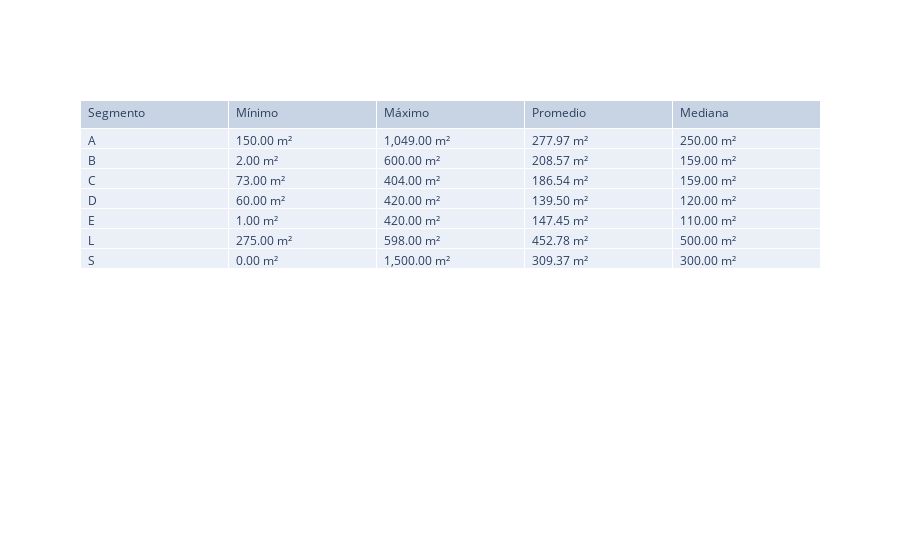

Notebook code cell kept with this figure:
### Code cell
import plotly.graph_objects as go
import os
import plotly.io as pio

# Crear la tabla con Plotly sin estilos personalizados
fig = go.Figure(data=[go.Table(
    header=dict(values=['Segmento','Mínimo', 'Máximo', 'Promedio', 'Mediana'],
                align='left'),
    cells=dict(values=[grupo_filtrado.index,  # Índices de categorías
                       grupo_filtrado['Mínimo'],  # Valores mínimos
                       grupo_filtrado['Máximo'],
                       grupo_filtrado['Promedio'],
                       grupo_filtrado['Mediana']],  # Valores máximos
               align='left'))
])
fig.show()

### Figure 1 — Plotly figure (JSON) as saved in the notebook; plotly's stock layout.template omitted (floating-point values rounded to 4 significant figures)
{"data": [{"cells": {"align": "left", "values": [["A", "B", "C", "D", "E", "L", "S"], ["150.00 m²", "2.00 m²", "73.00 m²", "60.00 m²", "1.00 m²", "275.00 m²", "0.00 m²"], ["1,049.00 m²", "600.00 m²", "404.00 m²", "420.00 m²", "420.00 m²", "598.00 m²", "1,500.00 m²"], ["277.97 m²", "208.57 m²", "186.54 m²", "139.50 m²", "147.45 m²", "452.78 m²", "309.37 m²"], ["250.00 m²", "159.00 m²", "159.00 m²", "120.00 m²", "110.00 m²", "500.00 m²", "300.00 m²"]]}, "header": {"align": "left", "values": ["Segmento", "Mínimo", "Máximo", "Promedio", "Mediana"]}, "type": "table"}], "layout": {}}
